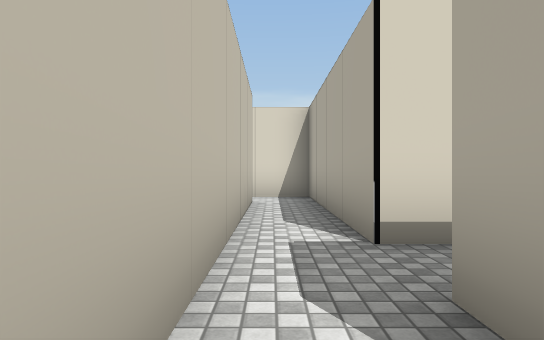
[1] (above)

21 first-person views from a walk through a Unity game level. The camera is 1.2 m above the floor, looks level and sees 75° across. The floor is counted in squares, 2 m on a side. Each view is taken from the middle of a square. On the plan, view 1 faces up. The plan holds only what a view shows up to about 10 squares ahead; the rest is blank. The place goes on beyond the plan. The player is left out. Some surface patterns are stand-ins.

[2]
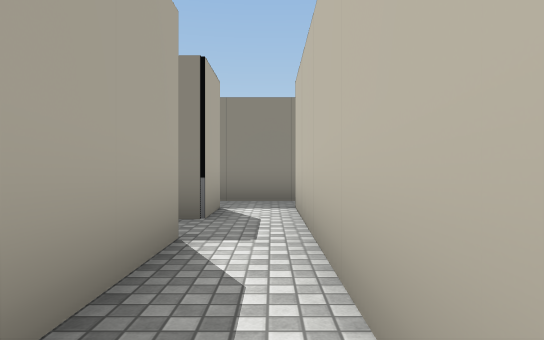

[3]
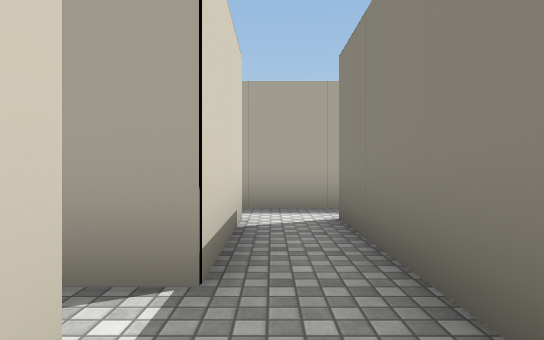

[4]
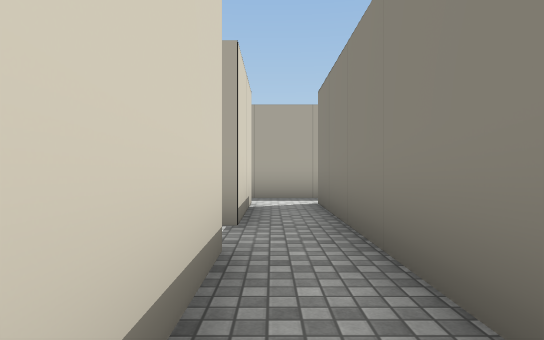

[5]
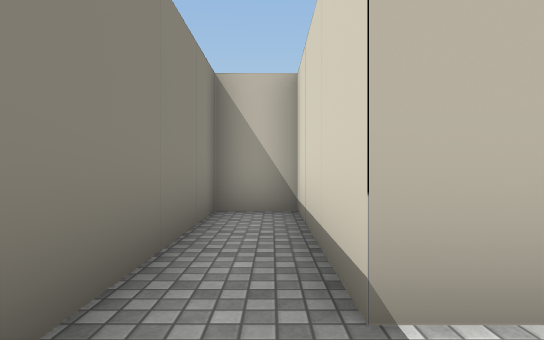

[6]
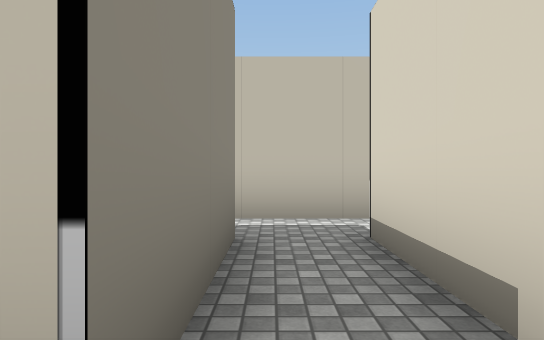

[7]
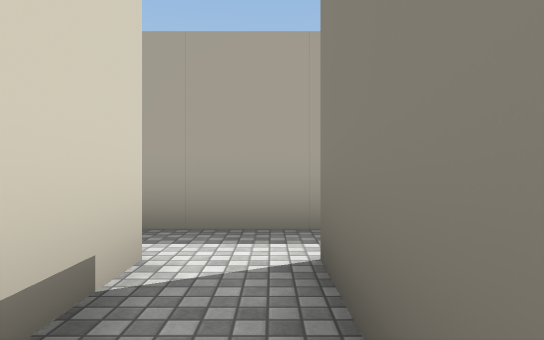

[8]
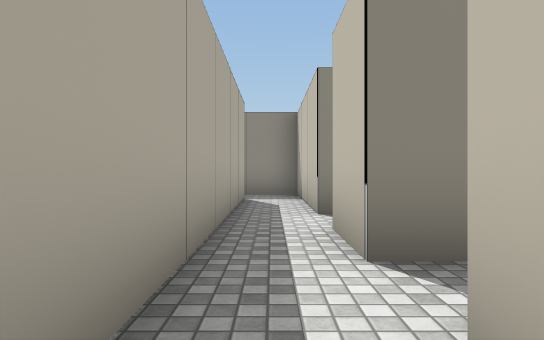

[9]
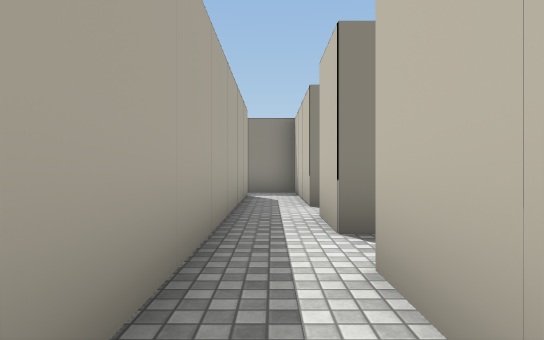

[10]
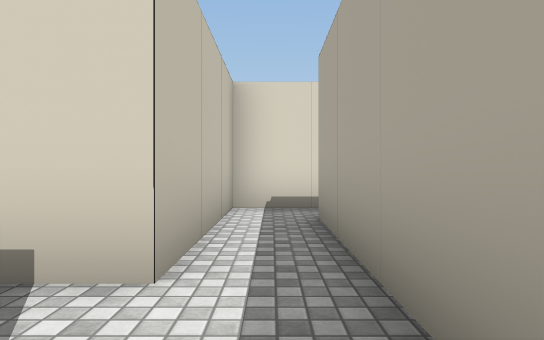

[11]
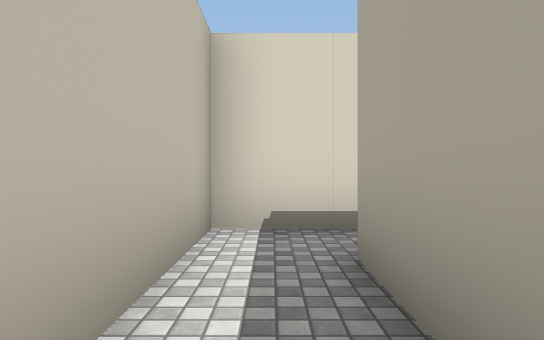

[12]
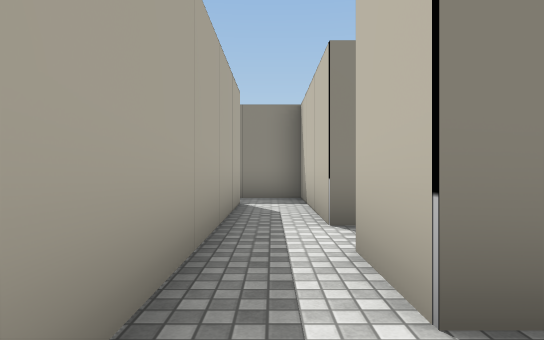

[13]
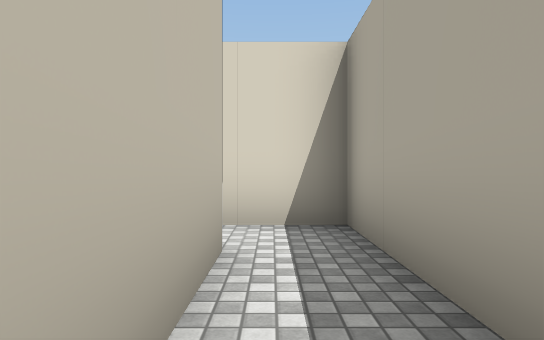

[14]
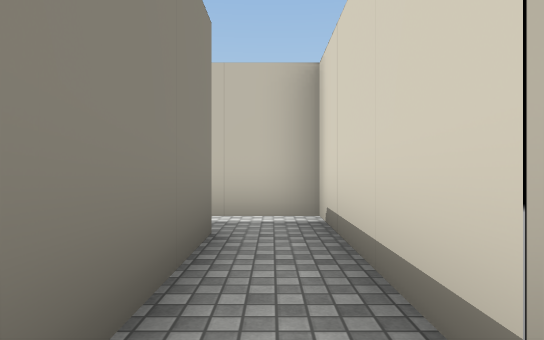

[15]
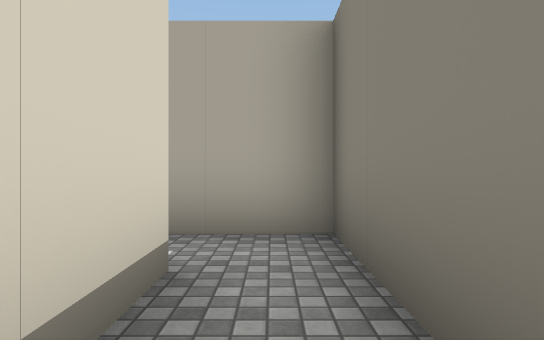

[16]
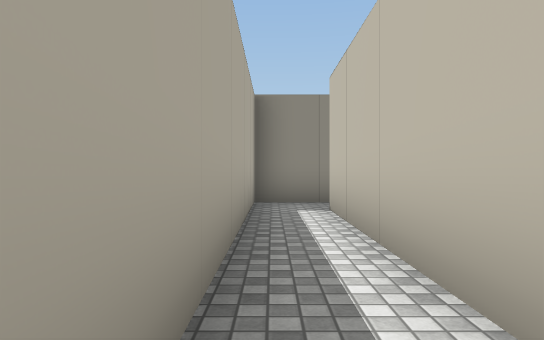

[17]
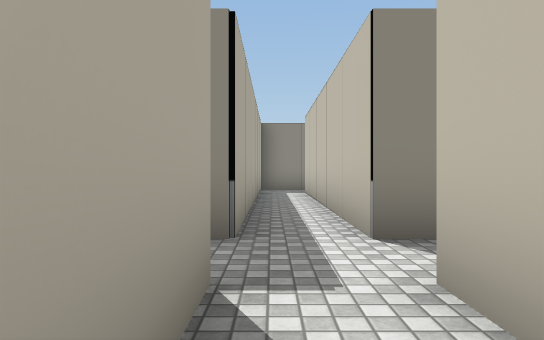

[18]
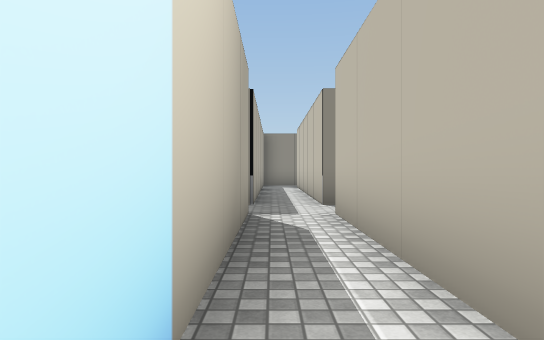

[19]
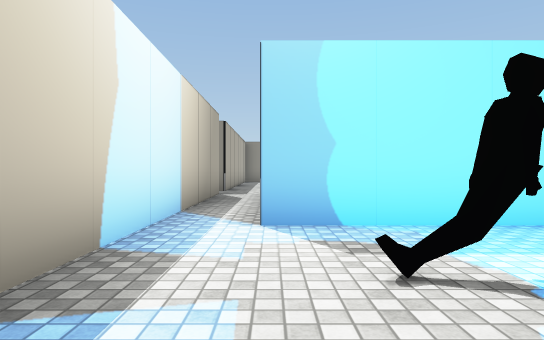

[20]
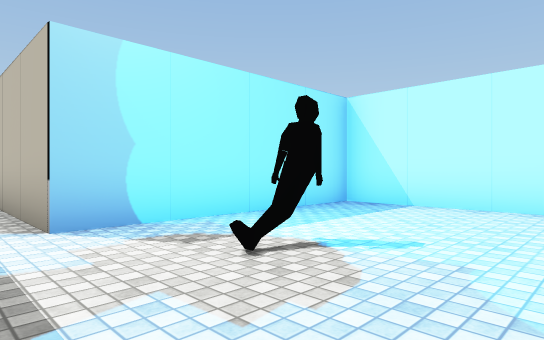

[21]
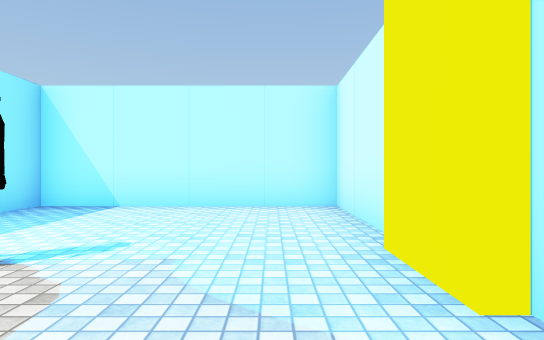

### Floor plan
Points are (right, up) in squares from view 1. A wall is a line through its corners. A room is listed if a view was taken in it or the views show most of it. See-through windows are left out.
Room 1 (views 1, 3, 4, 5)
walls: (-0.4, 1.4) (-0.4, 0.4) (-4.1, 0.4) (-4.1, -0.8) (3.4, -0.8) (3.4, -3.4); (3.4, 0.4) (0.8, 0.4) (0.8, 1.7); (4.6, -3.4) (4.6, 0.5)
ways out: opening at (0, 1) to room 2; opening at (4, 1) to room 3; opening at (4, -4)
Room 2 (views 2, 13)
walls: (-0.4, 6.8) (-0.4, 1.4); (0.8, 2.9) (0.8, 7.9) (-0.6, 7.9)
ways out: opening at (0, 1) to room 1; opening at (1, 2) to room 3
Room 3 (views 6, 7, 10)
walls: (3.4, 2.9) (0.8, 2.9); (4.6, 0.5) (4.6, 2.5); (0.8, 1.7) (3.4, 1.7) (3.4, 0.4)
ways out: opening at (4, 1) to room 1; opening at (1, 2) to room 2; opening at (4, 3) to room 4
Room 4 (views 8, 9, 11, 12)
walls: (4.4, 6.6) (3.4, 6.6) (3.4, 2.9); (4.6, 2.5) (4.6, 5.4)
ways out: opening at (4, 3) to room 3; opening at (5, 6) to room 5
Room 5 (views 14, 15)
walls: (7.1, 6.6) (4.4, 6.6); (4.6, 5.4) (8.3, 5.4) (8.3, 6.4)
ways out: opening at (5, 6) to room 4; opening at (8, 6) to room 6
Room 6 (views 16, 17, 18, 19, 20, 21)
walls: (5.5, 21.1) (6.2, 21.1); (6.6, 23.9) (5.2, 23.9); (4.6, 24.1) (2.1, 24.1) (2.1, 19.2) (7.1, 19.2) (7.1, 14.1); (8.3, 14.1) (8.3, 21.4); (7.1, 12.9) (7.1, 6.6); (8.3, 6.4) (8.3, 13)
ways out: opening at (8, 6) to room 5

Where each view was taken, in squares from view 1:
view 1: 0 up, 0 right, facing up
view 2: 6 up, 0 right, facing down
view 3: 0 up, 1 left, facing right
view 4: 0 up, 3 left, facing right
view 5: 0 up, 1 right, facing left
view 6: 2 up, 4 right, facing left
view 7: 2 up, 1 right, facing right
view 8: 4 up, 4 right, facing down
view 9: 5 up, 4 right, facing down
view 10: 1 up, 4 right, facing up
view 11: 3 up, 4 right, facing up
view 12: 3 up, 4 right, facing down
view 13: 4 up, 0 right, facing up
view 14: 6 up, 8 right, facing left
view 15: 6 up, 5 right, facing right
view 16: 12 up, 8 right, facing down
view 17: 16 up, 8 right, facing down
view 18: 19 up, 8 right, facing down
view 19: 23 up, 7 right, facing down
view 20: 23 up, 8 right, facing down-left
view 21: 23 up, 8 right, facing left
